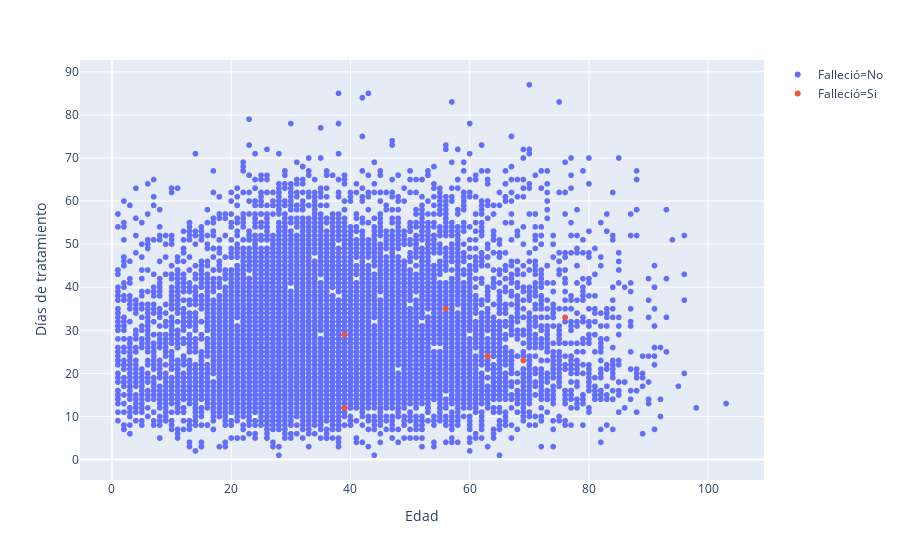

Here is the notebook cell this chart was saved with:
### Code cell
import plotly.express as px
fig = px.scatter(data[(data['Edad'] > 0)&(data['Días de tratamiento'] > 0)], x="Edad", y="Días de tratamiento", color='Falleció')
fig.show()

### Figure 1 — Plotly figure (JSON) as saved in the notebook; plotly's stock layout.template omitted (floating-point values rounded to 4 significant figures; data arrays with more than 128 entries replaced by an {"elided": "..."} marker saying what was removed)
{"data": [{"hoverlabel": {"namelength": 0}, "hovertemplate": "Falleció=No<br>Edad=%{x}<br>Días de tratamiento=%{y}", "legendgroup": "Falleció=No", "marker": {"color": "#636efa", "symbol": "circle"}, "mode": "markers", "name": "Falleció=No", "showlegend": true, "type": "scattergl", "x": {"elided": "11072 int values"}, "xaxis": "x", "y": {"elided": "11072 int values"}, "yaxis": "y"}, {"hoverlabel": {"namelength": 0}, "hovertemplate": "Falleció=Si<br>Edad=%{x}<br>Días de tratamiento=%{y}", "legendgroup": "Falleció=Si", "marker": {"color": "#EF553B", "symbol": "circle"}, "mode": "markers", "name": "Falleció=Si", "showlegend": true, "type": "scattergl", "x": [39, 63, 76, 56, 69, 39], "xaxis": "x", "y": [12, 24, 33, 35, 23, 29], "yaxis": "y"}], "layout": {"legend": {"tracegroupgap": 0}, "margin": {"t": 60}, "xaxis": {"anchor": "y", "domain": [0, 1], "title": {"text": "Edad"}}, "yaxis": {"anchor": "x", "domain": [0, 1], "title": {"text": "Días de tratamiento"}}}}
